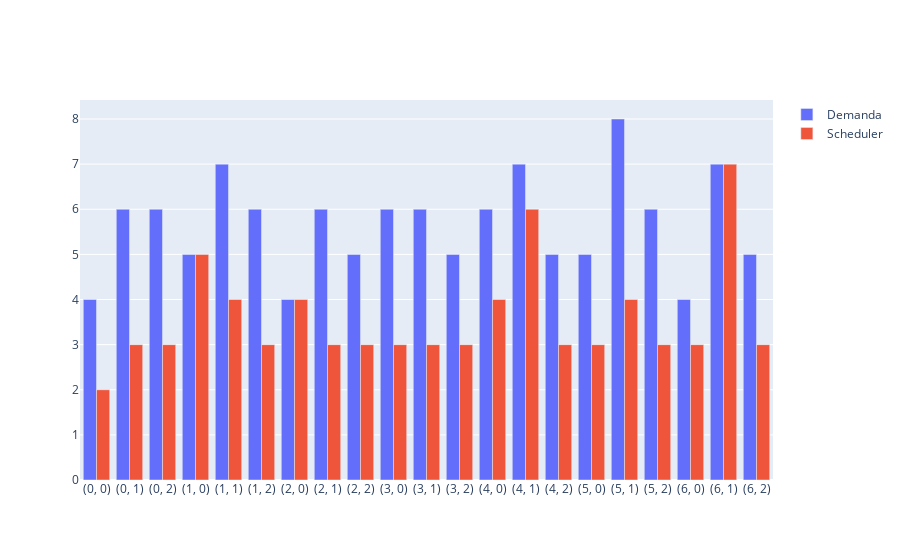

The code cell stored with this chart in its notebook:
### Code cell
fig

### Figure 1 — Plotly figure (JSON) as saved in the notebook; plotly's stock layout.template omitted (floating-point values rounded to 4 significant figures)
{"data": [{"name": "Demanda", "type": "bar", "x": ["(0, 0)", "(0, 1)", "(0, 2)", "(1, 0)", "(1, 1)", "(1, 2)", "(2, 0)", "(2, 1)", "(2, 2)", "(3, 0)", "(3, 1)", "(3, 2)", "(4, 0)", "(4, 1)", "(4, 2)", "(5, 0)", "(5, 1)", "(5, 2)", "(6, 0)", "(6, 1)", "(6, 2)"], "xaxis": "x", "y": [4, 6, 6, 5, 7, 6, 4, 6, 5, 6, 6, 5, 6, 7, 5, 5, 8, 6, 4, 7, 5], "yaxis": "y"}, {"name": "Scheduler", "type": "bar", "x": ["(0, 0)", "(0, 1)", "(0, 2)", "(1, 0)", "(1, 1)", "(1, 2)", "(2, 0)", "(2, 1)", "(2, 2)", "(3, 0)", "(3, 1)", "(3, 2)", "(4, 0)", "(4, 1)", "(4, 2)", "(5, 0)", "(5, 1)", "(5, 2)", "(6, 0)", "(6, 1)", "(6, 2)"], "xaxis": "x", "y": [2, 3, 3, 5, 4, 3, 4, 3, 3, 3, 3, 3, 4, 6, 3, 3, 4, 3, 3, 7, 3], "yaxis": "y"}], "layout": {"xaxis": {"anchor": "y", "domain": [0, 1]}, "yaxis": {"anchor": "x", "domain": [0, 1]}}}
